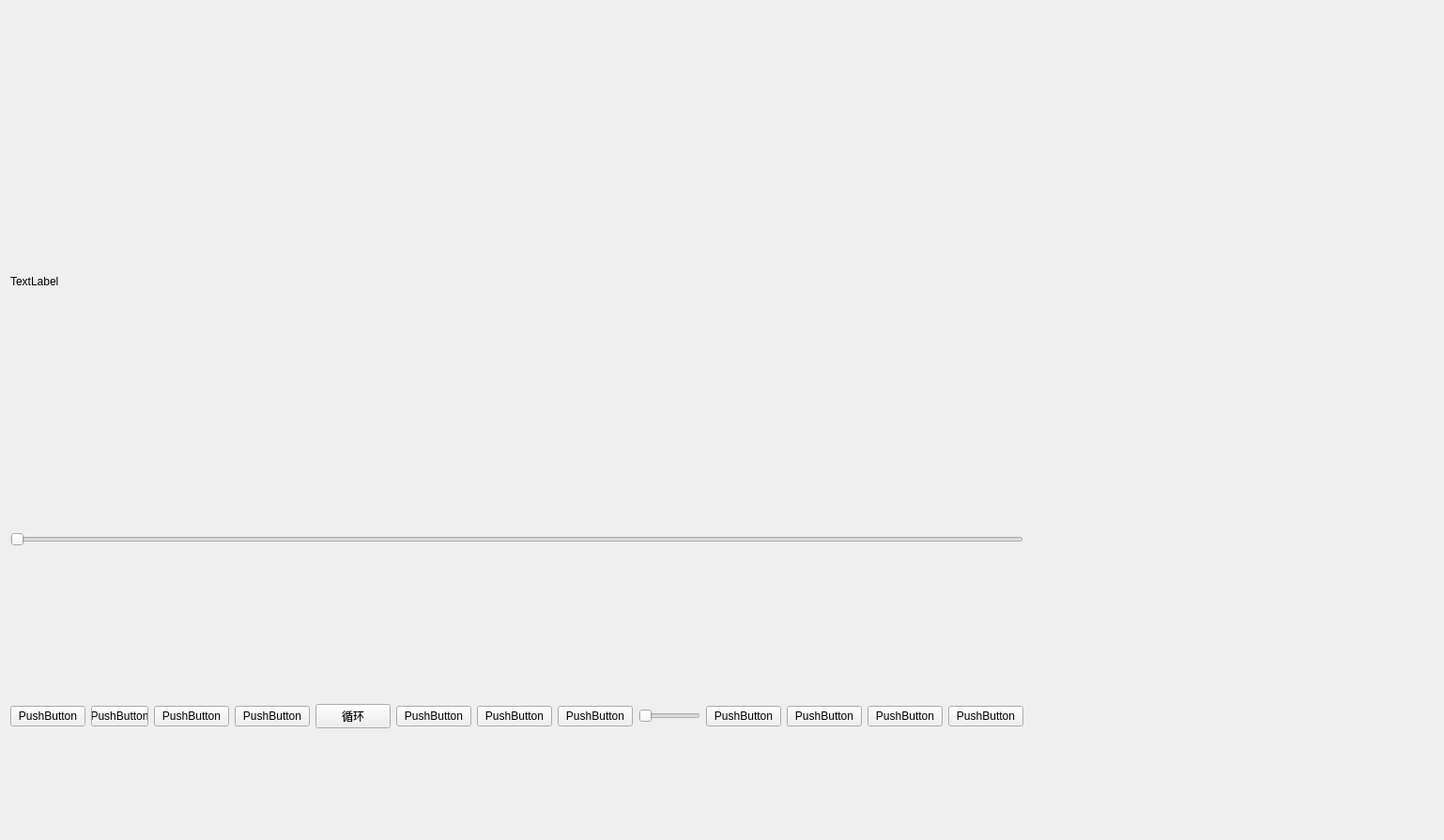
<?xml version="1.0" encoding="UTF-8"?>
<ui version="4.0">
 <class>VideoClass</class>
 <widget class="QWidget" name="VideoClass">
  <property name="geometry">
   <rect>
    <x>0</x>
    <y>0</y>
    <width>1538</width>
    <height>895</height>
   </rect>
  </property>
  <property name="windowTitle">
   <string>Video</string>
  </property>
  <widget class="QWidget" name="verticalLayoutWidget">
   <property name="geometry">
    <rect>
     <x>0</x>
     <y>28</y>
     <width>1101</width>
     <height>921</height>
    </rect>
   </property>
   <layout class="QVBoxLayout" name="verticalLayout" stretch="71,7,10">
    <property name="sizeConstraint">
     <enum>QLayout::SetNoConstraint</enum>
    </property>
    <item>
     <widget class="VideoLabel" name="videoLabelShow">
      <property name="sizePolicy">
       <sizepolicy hsizetype="Expanding" vsizetype="Expanding">
        <horstretch>0</horstretch>
        <verstretch>0</verstretch>
       </sizepolicy>
      </property>
      <property name="minimumSize">
       <size>
        <width>400</width>
        <height>300</height>
       </size>
      </property>
      <property name="maximumSize">
       <size>
        <width>1500</width>
        <height>712</height>
       </size>
      </property>
      <property name="text">
       <string>TextLabel</string>
      </property>
     </widget>
    </item>
    <item>
     <widget class="VideoSlider" name="videoSlider">
      <property name="orientation">
       <enum>Qt::Horizontal</enum>
      </property>
     </widget>
    </item>
    <item>
     <layout class="QHBoxLayout" name="horizontalLayout">
      <item>
       <widget class="QPushButton" name="lastPushButton">
        <property name="text">
         <string>PushButton</string>
        </property>
       </widget>
      </item>
      <item>
       <widget class="QPushButton" name="forwardPushButton">
        <property name="minimumSize">
         <size>
          <width>30</width>
          <height>20</height>
         </size>
        </property>
        <property name="text">
         <string>PushButton</string>
        </property>
       </widget>
      </item>
      <item>
       <spacer name="horizontalSpacer">
        <property name="orientation">
         <enum>Qt::Horizontal</enum>
        </property>
        <property name="sizeHint" stdset="0">
         <size>
          <width>13</width>
          <height>350</height>
         </size>
        </property>
       </spacer>
      </item>
      <item>
       <widget class="QPushButton" name="lEditPushButton">
        <property name="text">
         <string>PushButton</string>
        </property>
       </widget>
      </item>
      <item>
       <widget class="QPushButton" name="rEditPushButton">
        <property name="text">
         <string>PushButton</string>
        </property>
       </widget>
      </item>
      <item>
       <widget class="QPushButton" name="loopPushButton">
        <property name="text">
         <string>循环</string>
        </property>
       </widget>
      </item>
      <item>
       <widget class="QPushButton" name="leftFrameButton">
        <property name="text">
         <string>PushButton</string>
        </property>
       </widget>
      </item>
      <item>
       <widget class="QPushButton" name="quitButton">
        <property name="text">
         <string>PushButton</string>
        </property>
       </widget>
      </item>
      <item>
       <widget class="QPushButton" name="rightButton">
        <property name="text">
         <string>PushButton</string>
        </property>
       </widget>
      </item>
      <item>
       <widget class="VideoSlider" name="frameStepHorizontalSlider">
        <property name="enabled">
         <bool>true</bool>
        </property>
        <property name="orientation">
         <enum>Qt::Horizontal</enum>
        </property>
       </widget>
      </item>
      <item>
       <spacer name="horizontalSpacer_2">
        <property name="orientation">
         <enum>Qt::Horizontal</enum>
        </property>
        <property name="sizeHint" stdset="0">
         <size>
          <width>13</width>
          <height>350</height>
         </size>
        </property>
       </spacer>
      </item>
      <item>
       <widget class="QPushButton" name="pushButton_3">
        <property name="text">
         <string>PushButton</string>
        </property>
       </widget>
      </item>
      <item>
       <widget class="QPushButton" name="capturePushButton">
        <property name="text">
         <string>PushButton</string>
        </property>
       </widget>
      </item>
      <item>
       <widget class="QPushButton" name="savePushButton">
        <property name="text">
         <string>PushButton</string>
        </property>
       </widget>
      </item>
      <item>
       <widget class="QPushButton" name="allViewPushButton">
        <property name="text">
         <string>PushButton</string>
        </property>
       </widget>
      </item>
     </layout>
    </item>
   </layout>
  </widget>
 </widget>
 <layoutdefault spacing="6" margin="11"/>
 <customwidgets>
  <customwidget>
   <class>VideoLabel</class>
   <extends>QLabel</extends>
   <header>videolabel.h</header>
  </customwidget>
  <customwidget>
   <class>VideoSlider</class>
   <extends>QSlider</extends>
   <header>videoslider.h</header>
  </customwidget>
 </customwidgets>
 <resources/>
 <connections/>
</ui>
